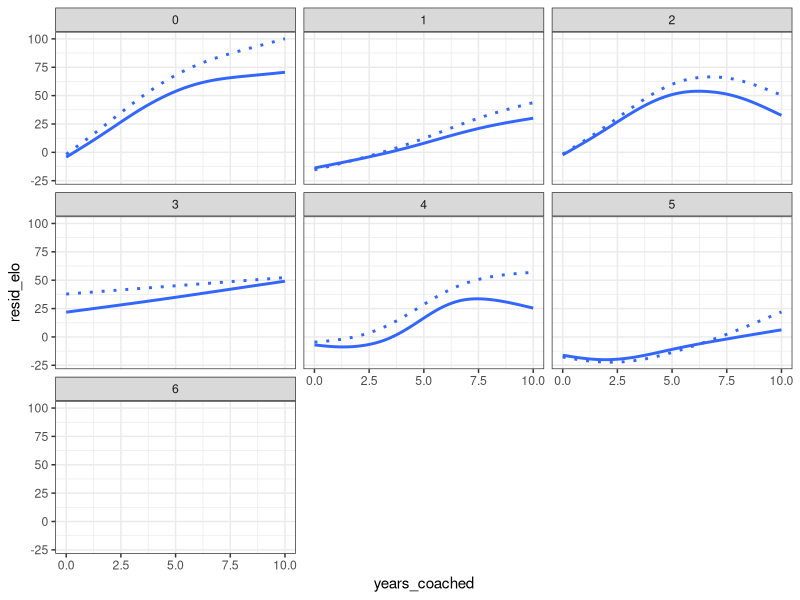

Here is the R script that generated this plot:
library(tidyverse)
library(readr)

ELO = read_csv("data/elo-ratings-2017-09-18.csv")
coach_info = read_csv("data/coaches_to2015.csv")

ELO$C_Team = paste(ELO$Coach, ":", ELO$Team)

ELO2 = ELO %>% 
  left_join(coach_info, by = c("Coach", "Year", "Team")) %>% 
  drop_na(Job_End_Category)


crazy = ELO2 %>% group_by(Job_End_Category) %>%
  summarize(M = mean(Rating), Team = mean(avg_team_elo))

my_sample = sample(unique(ELO2$C_Team ), size = 50, replace = FALSE)

ELO2 %>% 
  #filter(C_Team %in% my_sample) %>%
  ggplot(data = ., aes(x = years_coached, y = resid_elo, group = Coach, color = Team)) +
  #geom_line(alpha = 0.3) +
  geom_smooth(aes(group = Job_End_Category), se = FALSE) +
  geom_smooth(aes(group = Job_End_Category, y = I(Rating-1500)), se = FALSE, linetype = "dotted") +
  theme_bw() +
  guides(color =  FALSE) +
  facet_wrap(~Job_End_Category) +
  xlim(0, 10) +
  geom_hline(data = crazy, aes(yintercept = I(M-1500))) +
  geom_hline(data = crazy, aes(yintercept = I(Team-1500)), color = "green")
  


